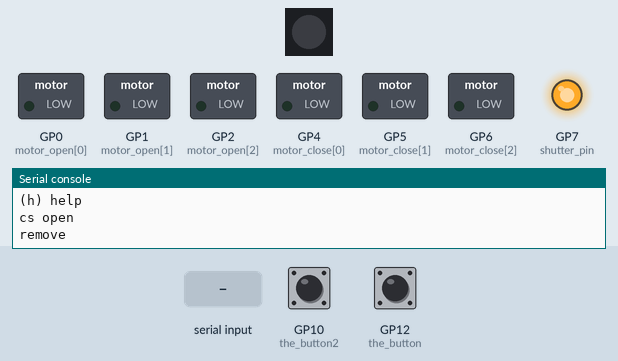
This program was run on a simulated Raspberry Pi Pico running CircuitPython. Parts: 1 RGB LEDs in strip order, left to right, switched loads named in the program (green lamp = pin HIGH), output pins drawn as LEDs (lit = HIGH), the last lines printed to the serial console. The test bench sets the inputs (shaded band); at power-on: GP10 (the_button2) HIGH, GP12 (the_button) HIGH. Dim RGB values are drawn brighter than linear.

Above: at 1.8 s.
1.9 s: "i" typed at the serial console, then Enter
At 2.07 s:
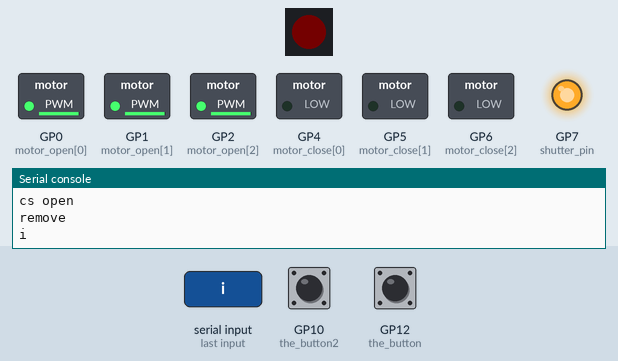
3.7 s: GP10 (the_button2) pulled LOW for 0.15 s
At 4.7 s:
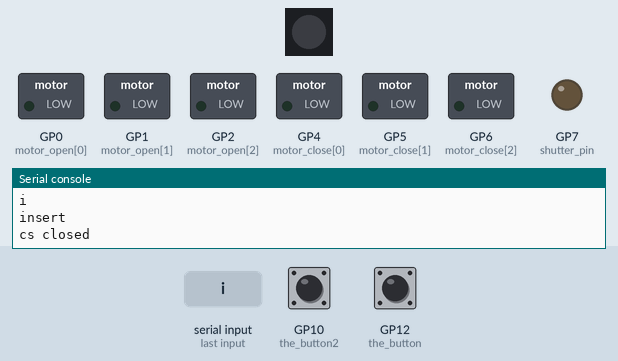
5.3 s: "r" typed at the serial console, then Enter
At 5.47 s:
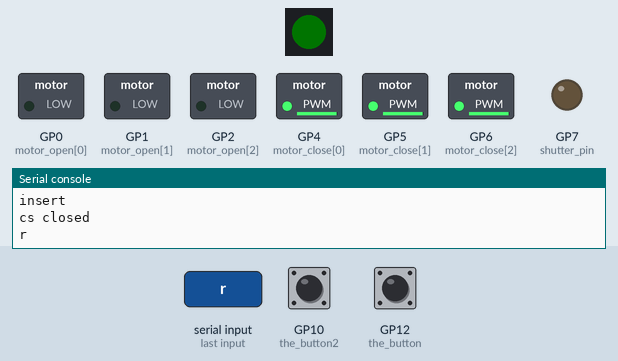
7.1 s: "i" typed at the serial console, then Enter
At 7.27 s:
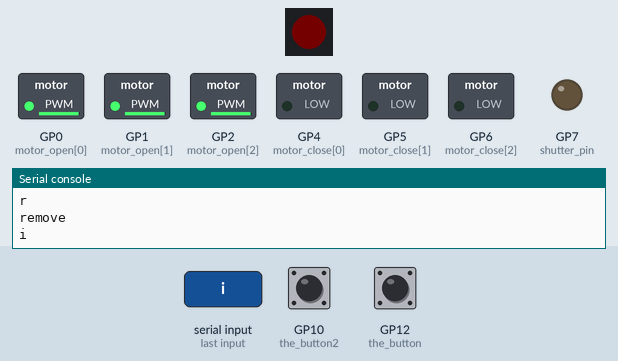
8.9 s: GP12 (the_button) pulled LOW for 0.15 s
At 9.9 s:
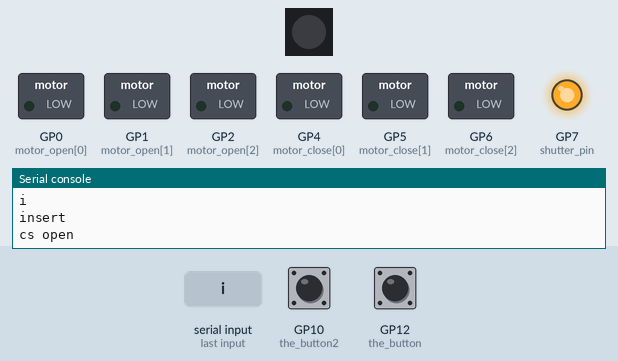
10.5 s: GP10 (the_button2) pulled LOW for 1 s
At 11.1 s:
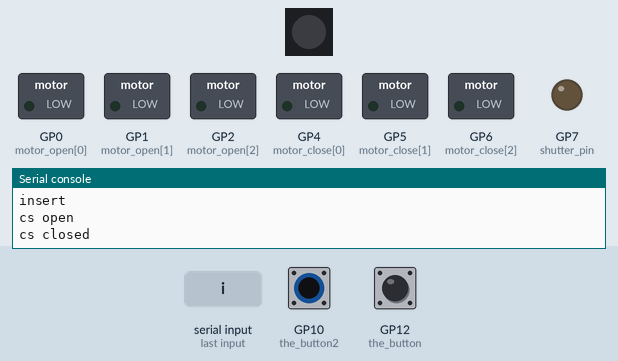
Timing chart, 0 to 13.5 s (numbered marks = the images above; inputs shaded):
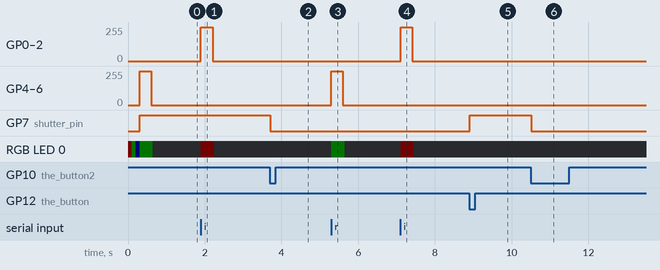

The program:

camera_shutter.py
```python
#
# camera_shutter.py: run DC solenoid camera shutter using RP2040
# there are two solenoids controlled:
#
# - shutter (top): GP7  -- open when high, closed when low
# - filter  (bot): GP2 & GP4 -- direction changes inserted/removed
#

# new code in `/ndsp/main.py` and `/ndsp/shutter.py`/`/ndsp/my-circuitpy-lib/shutter.py`

import time
import board
import pwmio
import usb_hid
import neopixel
import supervisor
from digitalio import DigitalInOut, Direction, Pull
from adafruit_debouncer import Debouncer

# BUTTON_PIN = board.GP27
BUTTON_PIN = board.GP12
the_button = DigitalInOut(BUTTON_PIN)		# button digital input
the_button.direction = Direction.INPUT
the_button.pull = Pull.UP

# BUTTON_PIN2 = board.GP15
BUTTON_PIN2 = board.GP10
the_button2 = DigitalInOut(BUTTON_PIN2)		# button digital input
the_button2.direction = Direction.INPUT
the_button2.pull = Pull.UP

# motor_open = DigitalInOut(board.GP7)
# motor_close = DigitalInOut(board.GP6)

shutter_pin = DigitalInOut(board.GP7)
shutter_pin.direction = Direction.OUTPUT

motor_open_pins  = [ board.GP0, board.GP1, board.GP2 ]
motor_close_pins = [ board.GP4, board.GP5, board.GP6 ]
motor_open  = [ pwmio.PWMOut(m, frequency=100, duty_cycle=0) for m in motor_open_pins ]
motor_close = [ pwmio.PWMOut(m, frequency=100, duty_cycle=0) for m in motor_close_pins ]

sw1 = Debouncer(the_button)
sw2 = Debouncer(the_button2)

led = neopixel.NeoPixel(board.GP16, 1)
led.brightness = 0.3

print("mini_shutter2.py")
print("(h) help")

def cs_shutter_open():
    led[0] = (5, 0, 0)
    shutter_pin.value = True
    print("cs open")
    led[0] = (0, 0, 0)

def cs_shutter_close():
    led[0] = (0, 0, 5)
    shutter_pin.value = False
    print("cs closed")
    led[0] = (0, 0, 0)

def filter_insert():
    led[0] = (5, 0, 0)
    for m in motor_close:
        m.duty_cycle = 0
    for cycle in range(32768, 65535, 1000):
        for m in motor_open:
            m.duty_cycle = cycle
    time.sleep(0.3)
    for m in motor_open:
        # m.duty_cycle = 10000	# keep slightly powered
        m.duty_cycle = 0	# unpowered
    led[0] = (0, 0, 0)
    print("insert")

def filter_remove():
    led[0] = (0, 5, 0)
    for m in motor_open:
        m.duty_cycle = 0
    for cycle in range(32768, 65535, 1000):
        for m in motor_close:
            m.duty_cycle = cycle
    time.sleep(0.3)
    for m in motor_close:
        m.duty_cycle = 0
    led[0] = (0, 0, 0)
    print("remove")

def process_buttons():
    global mode
    sw1.update()		# button debouncing
    sw2.update()
    if not sw1.value:
        cs_shutter_open()
        while not sw1.value:    # Wait for button to be released
            if not sw2.value:	# if both buttons pushed
                mode = "osc"
            sw1.update()
            sw2.update()
        return

    if not sw2.value:
        cs_shutter_close()
        while not sw2.value:    # Wait for button to be released
            if not sw1.value:	# if both buttons pushed
                mode = ""
            sw1.update()
            sw2.update()
        return

mode = ""
opened = False
last_time = time.monotonic()

def oscillate():
    global opened, last_time
    now = time.monotonic()
    if now-last_time < 0.5:
        return
    last_time = now
    if opened:
        cs_shutter_close()
        opened = False
    else:
        cs_shutter_open()
        opened = True

def process_input():
    global mode
    if not supervisor.runtime.serial_bytes_available:
        return
    value = input().strip()
    if value=="b":
        print("running back and forth...")
        mode = "osc"

    elif value=="o":
        mode = ""
        cs_shutter_open()
    elif value=="c":
        mode = ""
        cs_shutter_close()

    elif value=="i":
        mode = ""
        filter_insert()
    elif value=="r":
        mode = ""
        filter_remove()
    elif value=="s":
        mode = ""
        print("stopped")
    elif value=="h":
        print("(o) open, (c) close, (r) run oscillate, (s) stop")

# flicker LED to indicate power-up
led[0] = (5, 0, 0)
time.sleep(0.1)
led[0] = (0, 5, 0)
time.sleep(0.1)
led[0] = (0, 0, 5)
time.sleep(0.1)
led[0] = (0, 0, 0)
cs_shutter_open()
filter_remove()

# main loop
while True:
    process_buttons()
    process_input()
    if mode=="osc":
        oscillate()
```

Measured:
- after the input at 1.9 s, GP0 (motor_open[0]), GP1 (motor_open[1]), GP2 (motor_open[2]): 0/255 → 252/255 at once, → 0/255 0.30 s later; RGB LED 0: off → RGB(1, 0, 0) at once, → off 0.34 s later
- after the input at 3.7 s, GP7 (shutter_pin): HIGH → LOW at once
- after the input at 5.3 s, GP4 (motor_close[0]), GP5 (motor_close[1]), GP6 (motor_close[2]): 0/255 → 252/255 at once, → 0/255 0.30 s later; RGB LED 0: off → RGB(0, 1, 0) at once, → off 0.34 s later
- after the input at 7.1 s, GP0 (motor_open[0]), GP1 (motor_open[1]), GP2 (motor_open[2]): 0/255 → 252/255 at once, → 0/255 0.30 s later; RGB LED 0: off → RGB(1, 0, 0) at once, → off 0.34 s later
- after the input at 8.9 s, GP7 (shutter_pin): LOW → HIGH at once
- after the input at 10.5 s, GP7 (shutter_pin): HIGH → LOW at once
